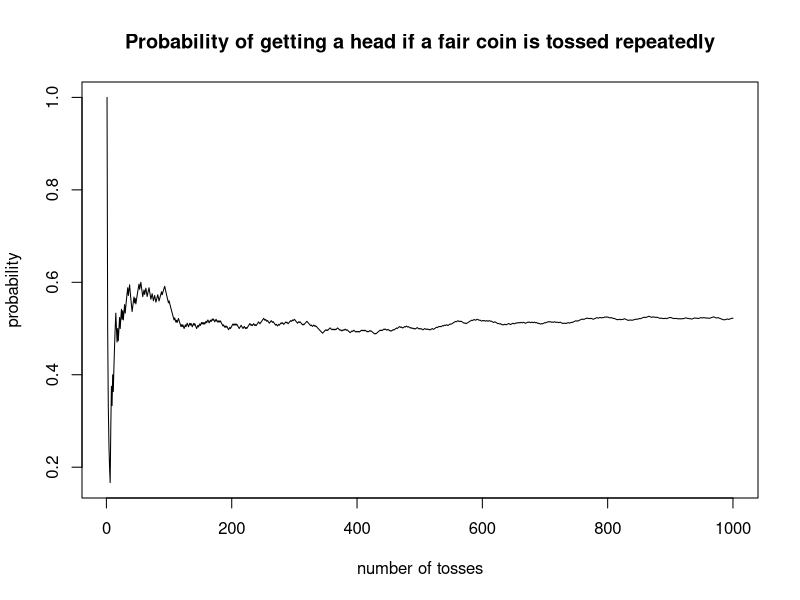
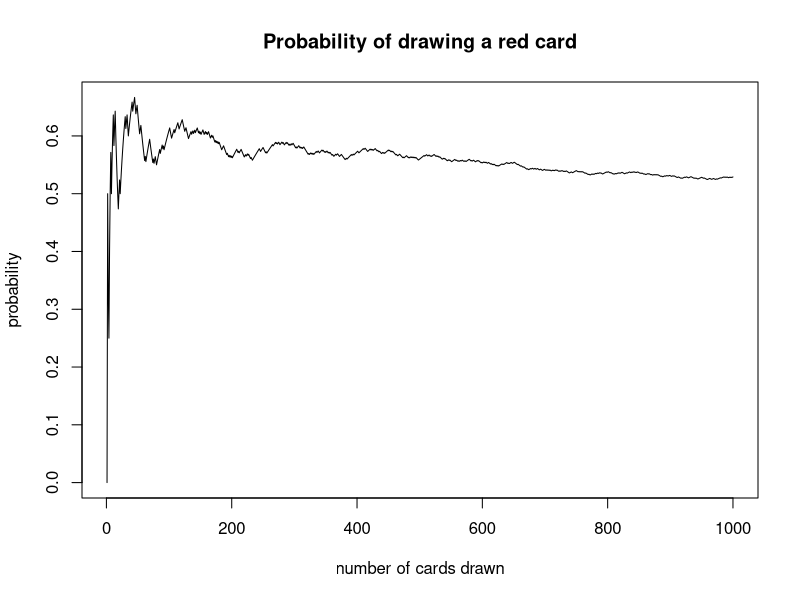
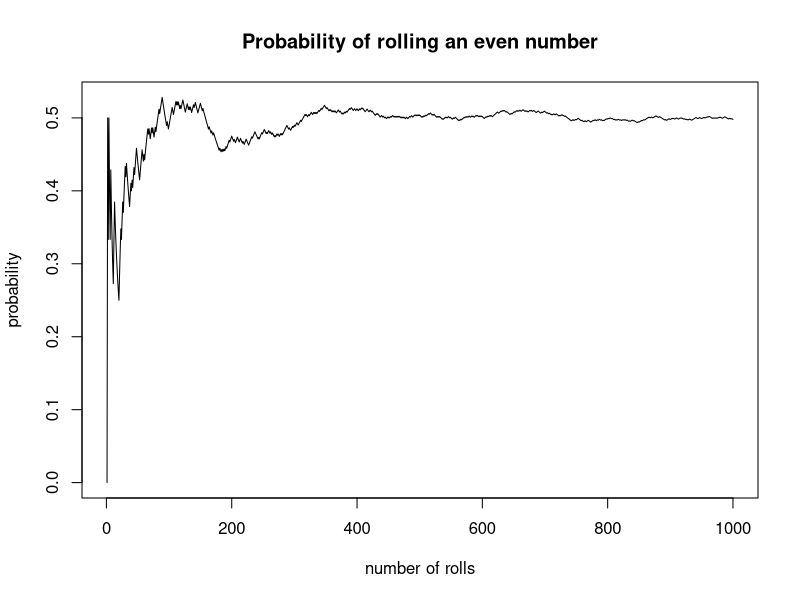

R code for these plots, in order:
## ---- chunk 1
knitr::opts_chunk$set(echo = TRUE, dev = "cairo_pdf")

## ---- chunk 2

# number of experiments 
num_exp <- 1000

# simulate experiment
coin_tosses <- sample(c("H", "T"), num_exp, replace = TRUE)

# get the cumulative percentage of heads
heads <- cumsum(coin_tosses == "H")/ (1:num_exp)

# create a dataframe
coin_tosses_mat <- matrix(coin_tosses, ncol =1) 
coin_tosses_df <- as.data.frame(coin_tosses_mat)
colnames(coin_tosses_df) <- "Result"

# display preview
coin_tosses_df[,"Cumulative % (Heads)"] <- heads
knitr::kable(head(coin_tosses_df, 10))

## ---- chunk 3
# plot line graph
plot(1:num_exp, heads, type = "l",
     xlab = "number of tosses", ylab = "probability",
     main = "Probability of getting a head if a fair coin is tossed repeatedly")
## ---- chunk 4
# number of experiments 
num_exp <- 1000

# simulate experiment
draw_card <- sample(c("Spade", "Heart", "Club", "Diamond"), num_exp, replace = TRUE)
# get the cumulative percentage of red cards
red_cards <- c("Heart", "Diamond")
draw_red <- cumsum(draw_card %in% red_cards)/(1:num_exp)

# create data frame
draw_card_mat <- matrix(draw_card, ncol =1) 
draw_card_df <- as.data.frame(draw_card_mat)
colnames(draw_card_df) <- "Card"

draw_card_df[,"Cumulative % (Red Card)"] <- draw_red
knitr::kable(head(draw_card_df, 10))

## ---- chunk 5

plot(1:num_exp, draw_red, type = "l",
     xlab = "number of cards drawn", ylab = "probability",
     main = "Probability of drawing a red card")

## ---- chunk 6

num_exp <- 1000
# simulate experiment
roll_die <- sample(c(1,2,3,4,5,6), num_exp, replace = TRUE)

# get the proportion of even numbers
even_num <- c(2,4,6)
roll_even <- cumsum(roll_die %in% even_num)/(1:num_exp)

# create data frame
roll_die_mat <- matrix(roll_die, ncol=1)
roll_die_df <- as.data.frame(roll_die_mat)
colnames(roll_die_df)<- "Result"

roll_die_df[,"Cumulative % (Even Num)"] <- roll_even
knitr::kable(head(roll_die_df, 10))

## ---- chunk 7

plot(1:num_exp, roll_even, type = "l",
     xlab = "number of rolls", ylab = "probability",
     main = "Probability of rolling an even number")
## ---- chunk 8
toss_two_coins <- sample(c("HT", "HH", "TH", "TT"), 100 ,replace = TRUE)

table_relfreq <- table(toss_two_coins)/100
knitr::kable(table_relfreq)
